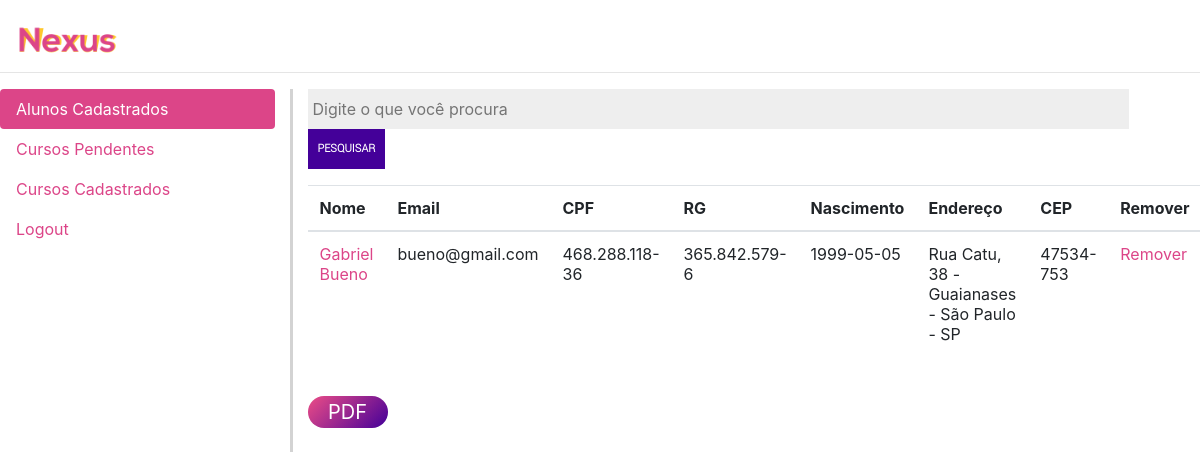
Page /ADM.php?pesq=Gabriel Bueno on the committed database.
### tables this page shows
CREATE TABLE `tbaluno` (
  `codAluno` int(11) NOT NULL,
  `nome` varchar(40) NOT NULL,
  `email` varchar(40) NOT NULL,
  `alunoSenha` varchar(20) NOT NULL,
  `sexo` varchar(20) NOT NULL,
  `cpf` char(14) NOT NULL,
  `rg` char(13) NOT NULL,
  `nascimento` date NOT NULL,
  `cep` char(9) NOT NULL,
  `imgAluno` varchar(100) NOT NULL,
  `rendaPropia` varchar(100) NOT NULL,
  `renda` varchar(100) NOT NULL,
  `cor` varchar(100) NOT NULL
);

CREATE TABLE `tblocalizacaoaluno` (
  `idLocAluno` int(11) NOT NULL,
  `name` varchar(60) NOT NULL,
  `address` varchar(80) NOT NULL,
  `lat` float(10,6) NOT NULL,
  `lng` float(10,6) NOT NULL
);

### ADM.php (the view, shortened to what this page needs)
<?php
    include_once("conexao.php");
?>
<html lang="pt-br">
<head>
    <link rel="stylesheet" type="text/css" href="css/css.css" media="screen" />
    <link rel="stylesheet" type="text/css" href="css/bootstrap.min.css" media="screen" />
</head>
<body>
    <br>
        <div style="padding-left:10px" class="logoADM">
            <a href="index.php"><img src="img/nexus3.png"></a>
        </div>
   <hr>
  <div class="row">
  <div style="border-right : 3px solid lightgray" class="col-3">
    <div class="nav flex-column nav-pills" id="v-pills-tab" role="tablist" aria-orientation="vertical">
      <a class="nav-link active" id="v-pills-home-tab" data-toggle="pill" href="#v-pills-home" role="tab" aria-controls="v-pills-home" aria-selected="true">Alunos Cadastrados</a>
      <a class="nav-link" id="v-pills-profile-tab" data-toggle="pill" href="#v-pills-profile" role="tab" aria-controls="v-pills-profile" aria-selected="false">Cursos Pendentes </a>
      <a class="nav-link" id="v-pills-messages-tab" data-toggle="pill" href="#v-pills-messages" role="tab" aria-controls="v-pills-messages" aria-selected="false">Cursos Cadastrados</a>
      <a class="nav-link" id="v-pills-settings-tab" data-toggle="pill" href="#v-pills-settings" role="tab" aria-controls="v-pills-settings" aria-selected="false">Logout</a>
    </div>
  </div>
  <div class="col-9">
    <div class="tab-content" id="v-pills-tabContent">
      <div class="tab-pane fade show active" id="v-pills-home" role="tabpanel" aria-labelledby="v-pills-home-tab">
       <div class="table-responsive-md">
          <div id='busca'>
              <form action="ADM.php" class="search" method="get">
                <input style="height:40px" id="txtbusca" name="pesq" type="text" value="" placeholder="Digite o que você procura" />
                <input style="height:40px" id="btnBusca" type="submit" value="Pesquisar"/>
              </form>
          </div>
        <table class="table">
          <thead>
            <tr>
              <th scope="col">Nome</th>
              <th scope="col">Email</th>
              <th scope="col">CPF</th>
              <th scope="col">RG</th>
              <th scope="col">Nascimento</th>
              <th scope="col">Endereço</th>
              <th scope="col">CEP</th>
               <th scope="col">Remover</th>
            </tr>
      </thead>
      <tbody>
        <?php
            if(isset($_GET['pesq'])){
                $busca = $_GET['pesq'];
                $sqli = mysqli_query($conn, "SELECT * FROM tbaluno WHERE nome LIKE '$busca'");
                while ($linha = mysqli_fetch_array($sqli)){
                    $codAluno = $linha['codAluno'];
                    $sql = mysqli_query($conn, "SELECT address FROM tblocalizacaoaluno WHERE idLocAluno = $codAluno");
                    while ($linha1 = mysqli_fetch_array($sql)){
                        $enderecoA = $linha1['address'];
                    }
                    echo("<tr>
                        <td><a href='matriculapdf.php?id=$codAluno'>{$linha['nome']}</a></td>
                        <td>{$linha['email']}</td>
                        <td>{$linha['cpf']}</td>
                        <td>{$linha['rg']}</td>
                        <td>{$linha['nascimento']}</td>
                        <td>{$enderecoA}</td>
                        <td>{$linha['cep']}</td>
                        <td><a href='removerAluno.php?id=$codAluno'>Remover</a></td>
                    </tr>");
                }
            }
        ?>
                </tbody>
           </table>
           <form id="form1" name="form1" method="get" action="alunopdf.php">
 <label>
          <br />
          <center>
          <input style="background-image: linear-gradient( 135deg, #dc4588 10%, #440099 100%);border:none;color:#fff;border-radius: 20px;font-size:20px;width:80px" type="submit" name="Pesquisar" id="Pesquisar" type="submit" name="Pesquisar" id="Pesquisar" value="PDF"/>
          </center>
        </label>
      </form>
       </div>
    </div>
    </div>
  </div>
</div>
</body>
</html>

### css/css.css (style rules this page uses)
#busca { margin:0 auto; padding:0; }
#txtbusca { border:0px solid #222; background:#EEE; width:92%; height:36px; margin:0 auto; padding:5px 0 5px 5px; float:left; line-height:36px; }
#btnBusca { background:#440099; position:relative; border:0px solid #222; color:#FFF; margin:0 auto; padding:10px; border:0 none; font-size:11px; font-weight:bold; text-transform:uppercase; font-family: login; }
* { box-sizing: border-box; transition: all .3s ease; }
img { width: 100%; }
a { font: lolo; }
.logoADM { width: 125px; }

### rows in the picture
tbaluno: nome "Gabriel Bueno", email "bueno@gmail.com", cpf "468.288.118-36", rg "365.842.579-6", nascimento "1999-05-05", tblocalizacaoaluno.address "Rua Catu, 38 - Guaianases - São Paulo - SP", cep "47534-753"
